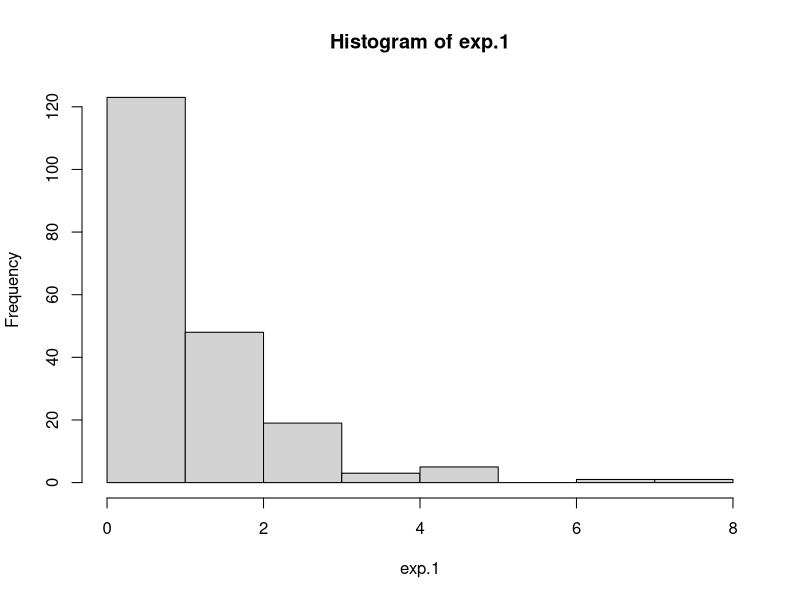
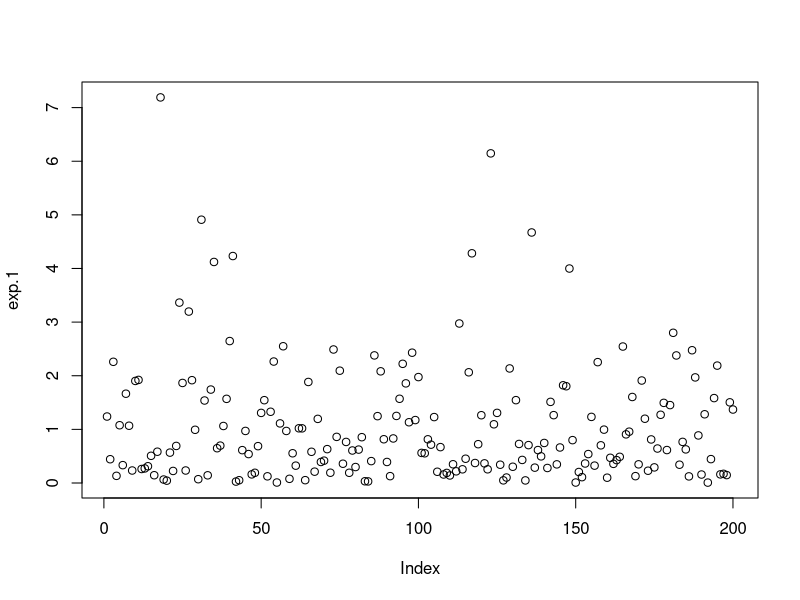
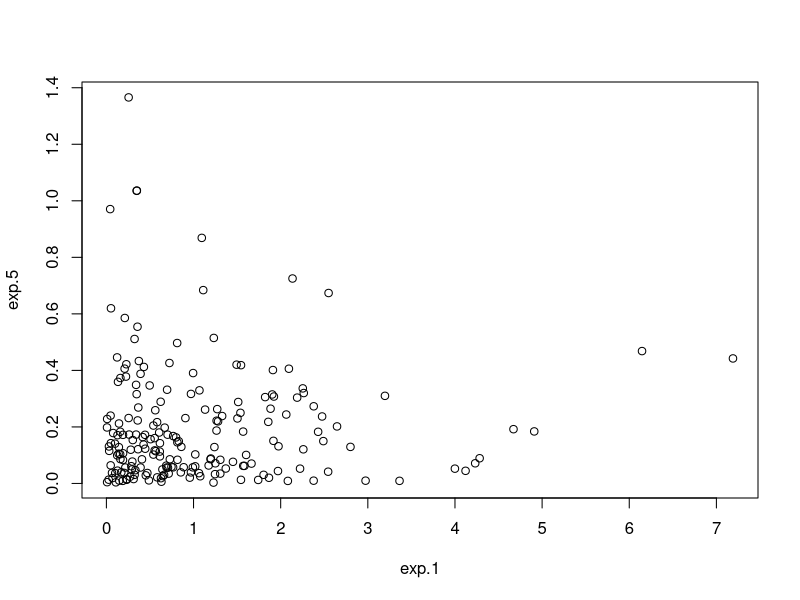
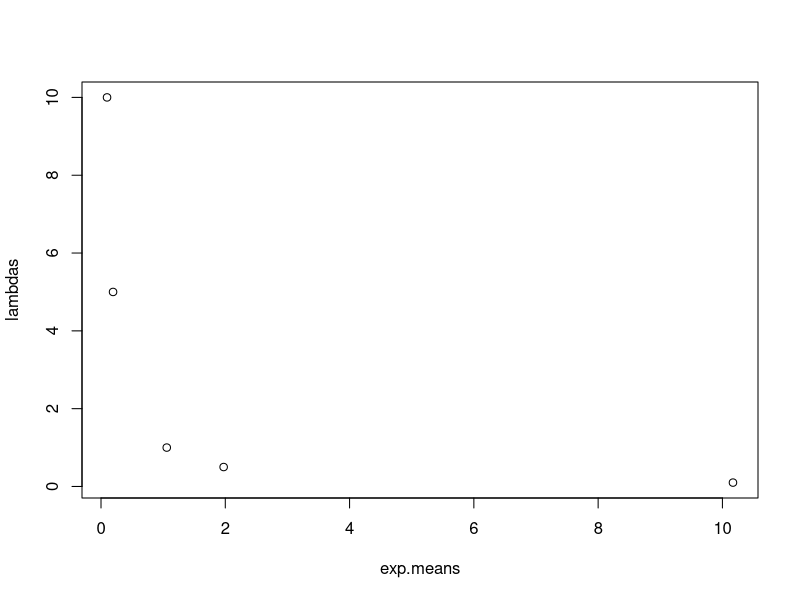
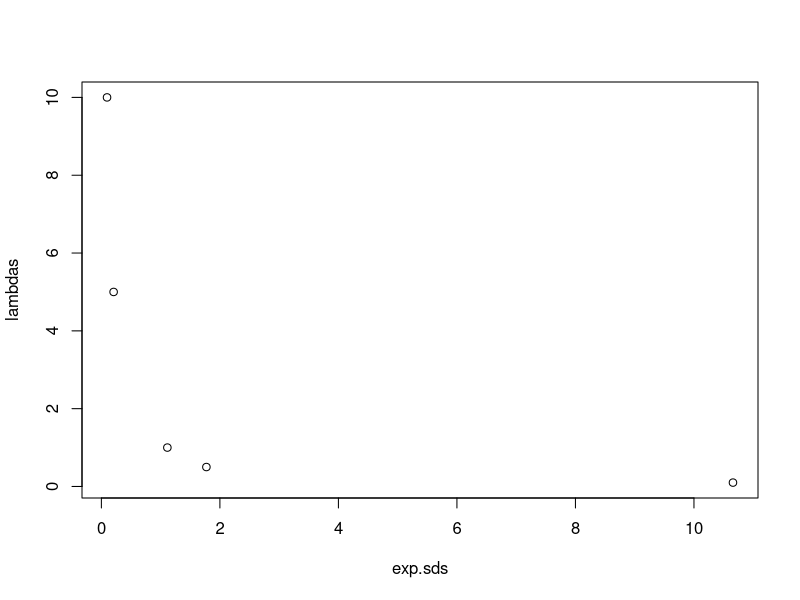
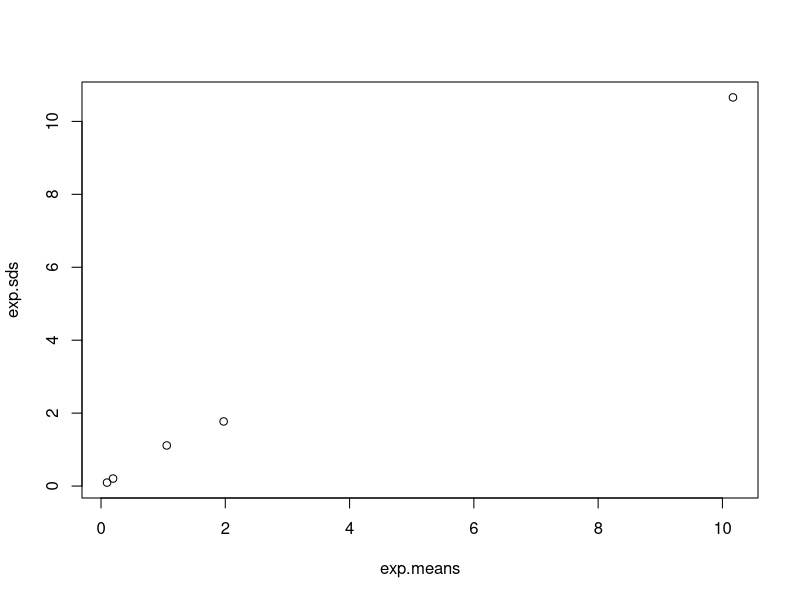
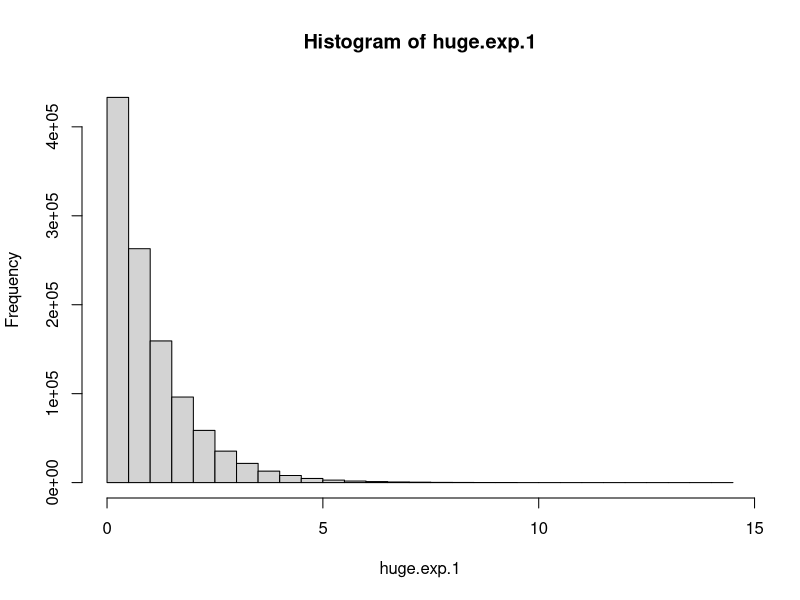
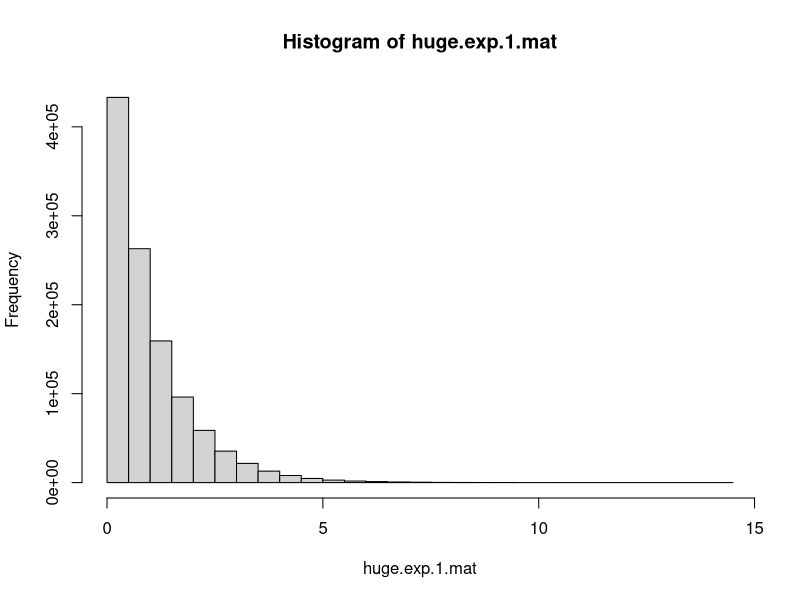

Recreate these plots in R, in order.
## ---- chunk 1
lambda <- as.integer(5)
sampleLength <- as.integer(200)

exp.1 <- rexp(sampleLength)
mean <- mean(exp.1)
standartDev <-  sd(exp.1)

## ---- chunk 2
exp.0.1 <- rexp(sampleLength, rate = 0.1)
exp.0.5 <- rexp(sampleLength, rate = 0.5)
exp.5 <- rexp(sampleLength, rate = 5)
exp.10 <- rexp(sampleLength, rate = 10)
## ---- chunk 3
hist(exp.1)
plot(exp.1)
plot(exp.1, exp.5)
## ---- chunk 4
lambdas <-c(1, 0.1, 0.5, 5, 10)
exp.means <- c(mean(exp.1), mean(exp.0.1), mean(exp.0.5), mean(exp.5), mean(exp.10))
exp.sds <- c(sd(exp.1), sd(exp.0.1), sd(exp.0.5), sd(exp.5), sd(exp.10))
plot(exp.means, lambdas)
plot(exp.sds, lambdas)
plot(exp.means, exp.sds)
## ---- chunk 5
huge.exp.1 <- rexp(1100000, 1)
huge.mean <- mean(huge.exp.1)   #0.999
huge.sd <- sd(huge.exp.1)   #1.001
hist(huge.exp.1)
## ---- chunk 6
mean.bigger.than.one <- mean(huge.exp.1[huge.exp.1 > 1])    #2.001
huge.exp.1.mat <- matrix(huge.exp.1, 1100, 1000)
hist(huge.exp.1.mat)
## ---- chunk 7
mean.137 <- mean(huge.exp.1.mat[,137])    # 1.01087
plot(colMeans(huge.exp.1.mat))
## ---- chunk 8
square.mean <- mean(huge.exp.1 ^ 2)   # 2.000
square.sd <- sd(huge.exp.1 ^ 2)   #4.489
